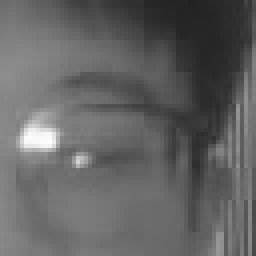
#> input picture images/blind/blind_000.jpg, 64 x 64 px (shown 4 times larger); its folder holds only this picture in this run
$ python 04_process_new_data.py
#> lines starting #> are read from the running program, lines starting #| are printed output that depends on the picture
"""
Step 4: Process New Data
- Read images from 6 folders
- Simulate infrared effect
- Augment and save to dataset
"""
import cv2
import numpy as np
import os
from pathlib import Path

# Paths
SOURCE_DIR = r'D:\AI Module\Eye_Tracking'
DATASET_DIR = r'D:\AI Module\Eye_Tracking\dataset'

# 6 categories
CATEGORIES = ['blind', 'center', 'down', 'left', 'right', 'up']

def read_img(path):
    with open(path, 'rb') as f:
        data = f.read()
    arr = np.frombuffer(data, dtype=np.uint8)
    img = cv2.imdecode(arr, cv2.IMREAD_COLOR)
#> img is the input picture: shape (64, 64, 3); min 34, max 255, mean 98.9
    return img

def save_img(path, img):
    os.makedirs(os.path.dirname(path), exist_ok=True)
    _, buf = cv2.imencode('.jpg', img)
    with open(path, 'wb') as f:
        f.write(buf)

def simulate_infrared(img):
    """模拟红外效果：瞳孔变亮，背景变暗"""
    gray = cv2.cvtColor(img, cv2.COLOR_BGR2GRAY)
    # 反转灰度值（模拟红外效果）
    ir = 255 - gray
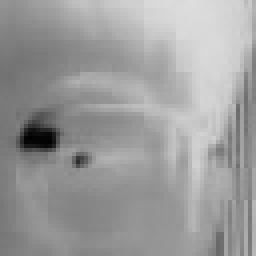
#> ir: shape (64, 64) (shown 4 times larger); min 0, max 221, mean 156.1
    # 增强对比度
    ir = cv2.normalize(ir, None, 0, 255, cv2.NORM_MINMAX)
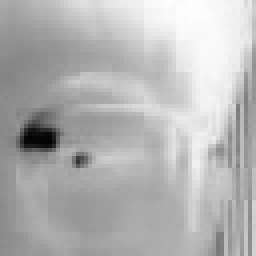
#> ir: shape (64, 64) (shown 4 times larger); min 0, max 255, mean 180.2
    # 转回3通道
    ir_3ch = cv2.cvtColor(ir, cv2.COLOR_GRAY2BGR)
    return ir_3ch

def augment_image(img, num_augments=15):
    """生成增强图像"""
#> called with num_augments = 15
    augmented = [img]
    h, w = img.shape[:2]
#> h = 64; w = 64

    for i in range(num_augments):
        aug = img.copy()

        # 随机旋转 (-10 ~ +10 度)
        angle = np.random.uniform(-10, 10)
        M = cv2.getRotationMatrix2D((w/2, h/2), angle, 1)
        aug = cv2.warpAffine(aug, M, (w, h))

        # 随机亮度调整
        brightness = np.random.uniform(0.8, 1.2)
        aug = cv2.convertScaleAbs(aug, alpha=brightness, beta=0)

        # 随机噪声
        noise = np.random.normal(0, 5, aug.shape).astype(np.uint8)
        aug = cv2.add(aug, noise)

        augmented.append(aug)
#> this loop made 15 passes
#> pass 1, in augment_image, `aug = cv2.warpAffine(aug, M, (w, h))`:
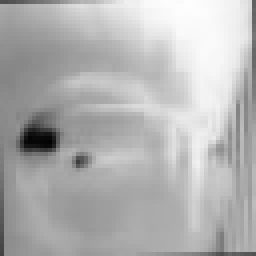
#> aug: shape (64, 64, 3) (shown 4 times larger); min 2, max 254, mean 178.6
#> pass 1, in augment_image, `aug = cv2.add(aug, noise)`:
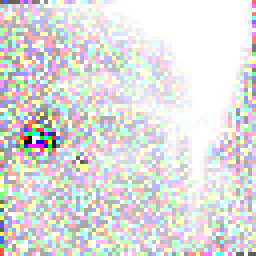
#> aug: shape (64, 64, 3) (shown 4 times larger); mean B, G, R 220.4, 220.7, 221.5
#> pass 2, in augment_image, `aug = cv2.warpAffine(aug, M, (w, h))`:
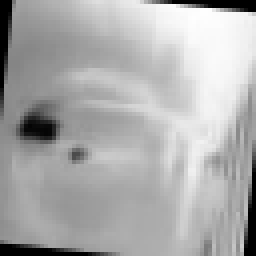
#> aug: shape (64, 64, 3) (shown 4 times larger); min 0, max 254, mean 171.8
#> after the loop, augmented = 16 items

    return augmented

def process_all_categories():
    """处理所有类别"""
    print('=== Processing New Data ===')

    for category in CATEGORIES:
        print(f'\nProcessing: {category}')

        # 源文件夹
        src_dir = os.path.join(SOURCE_DIR, category)

        if not os.path.exists(src_dir):
            print(f'  Folder not found: {src_dir}')
            continue

        # 获取所有图片
        img_files = [f for f in os.listdir(src_dir) if f.endswith(('.jpg', '.png', '.jpeg'))]
        print(f'  Found {len(img_files)} images')

        all_processed = []

        for img_file in img_files:
            img_path = os.path.join(src_dir, img_file)
            img = read_img(img_path)

            if img is None:
                print(f'  Failed to read: {img_file}')
                continue

            # 调整大小
            img = cv2.resize(img, (64, 64))

            # 模拟红外效果
            ir_img = simulate_infrared(img)

            # 数据增强
            augmented = augment_image(ir_img, num_augments=15)
#> augmented = 16 items
            all_processed.extend(augmented)

        # 分割训练集和测试集 (80% / 20%)
        split_idx = int(len(all_processed) * 0.8)
#> split_idx = 12
        train_imgs = all_processed[:split_idx]
#> train_imgs = 12 items
        test_imgs = all_processed[split_idx:]
#> test_imgs = 4 items

        # 保存训练集
        for i, img in enumerate(train_imgs):
            save_path = os.path.join(DATASET_DIR, 'train', category, f'{category}_{i:03d}.jpg')
            save_img(save_path, img)
#> this loop made 12 passes

        # 保存测试集
        for i, img in enumerate(test_imgs):
            save_path = os.path.join(DATASET_DIR, 'test', category, f'{category}_{i:03d}.jpg')
            save_img(save_path, img)
#> this loop made 4 passes

        print(f'  Train: {len(train_imgs)} images')
#|   Train: 12 images
        print(f'  Test: {len(test_imgs)} images')
#|   Test: 4 images

    print('\n=== Processing Complete ===')

if __name__ == '__main__':
    process_all_categories()
